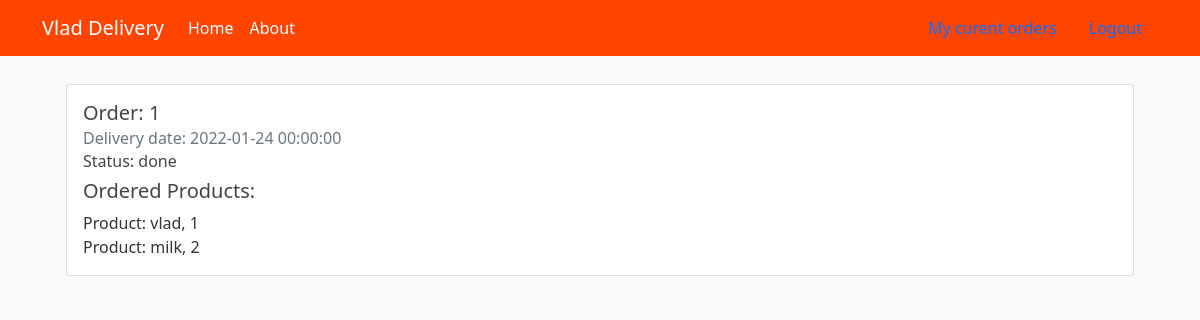
The app's page /orders (signed in), older data.
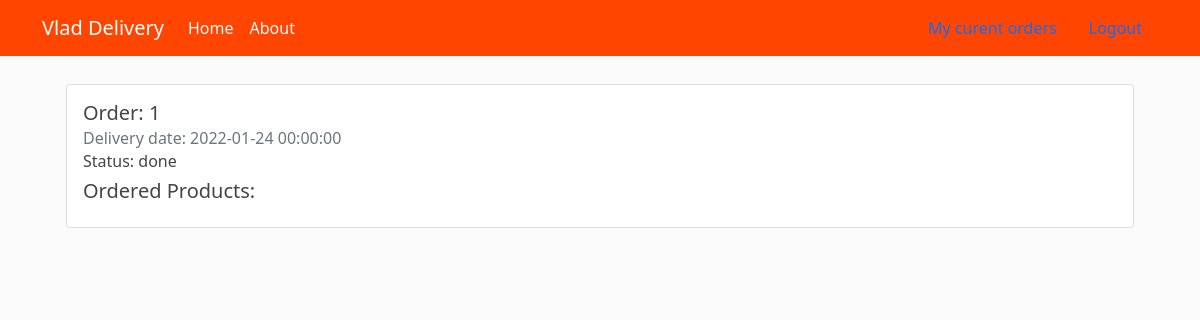
The same page, newer data.
### bd_project/models.py (models this page shows, shortened)
class BaseModel(Model):
    id = PrimaryKeyField(unique=True)
    class Meta:
        database = db
        order_by = 'id'

class Order(BaseModel):
    user_id = ForeignKeyField(User, backref='orders', null=False)
    courier_id = ForeignKeyField(Courier, backref='orders', null=True)
    address = CharField(max_length=20, null=False)
    time_creation = DateTimeField(default=datetime.utcnow(), null=False)
    time_of_delivery = DateTimeField(null=False)
    status = CharField(max_length=10, default='not done')
    class Meta:
        db_table = 'Orders'

class OrderList(BaseModel):
    order_id = ForeignKeyField(Order, backref='products')
    product_id = ForeignKeyField(Product, backref='orders', null=False)
    amount = IntegerField(null=False)
    class Meta:
        db_table = 'OrderList'

class Product(BaseModel):
    name = CharField(20, unique=True, null=False)
    price = DoubleField(null=False)
    description = TextField(null=False)
    weight = IntegerField(null=False)
    image = CharField(null=False)
    category = CharField(null=False)
    class Meta:
        db_table = 'Products'

### bd_project/couriers/routes.py (the view)
@couriers.route('/orders')
def current_courier_orders():
    courier = Courier.get(session['courier'])
    return render_template('current_orders.html', orders=courier.orders)

### bd_project/templates/current_orders.html (shortened to what this page needs)
{% extends 'layout.html' %}
{% block content %}
<div class="container">
    {% for order in orders %}
    <div class="card mt-1" style="width: 100%;">
        <div class="card-body">
            <h5 class="card-title">Order:  {{ order.id }}</h5>
            <h6 class="card-subtitle mb-2 text-muted">Delivery date: {{ order.time_of_delivery }}</h6>
            <h6 class="card-subtitle mb-2">Status: {{ order.status }}</h6>
            <h5>Ordered Products:</h5>
            {% for product in order.products %}
            <span>Product: {{ product.product_id.name }}, {{ product.amount }} </span><br>
            {% endfor %}
        </div>
    </div>
    {% endfor %}
</div>
{% endblock content %}

Row changes from the older to the newer data that the page shows:
removed OrderList: product_id.name "vlad", amount "1"
removed OrderList: product_id.name "milk", amount "2"
